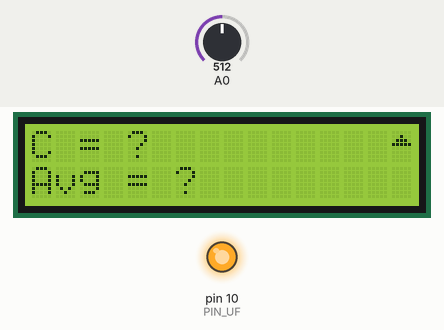
The sketch below on a simulated Arduino Nano, built with avr-gcc and run on an emulated ATmega328P. Shown: 16×2 character LCD, output pins drawn as LEDs (lit = HIGH). The inputs (shaded band) are chosen by the test bench; at power-on: A0 = 512.

Above: at 3.2 s.
3.3 s: A0 set to 634
4.8 s: A0 set to 653
At 5.8 s:
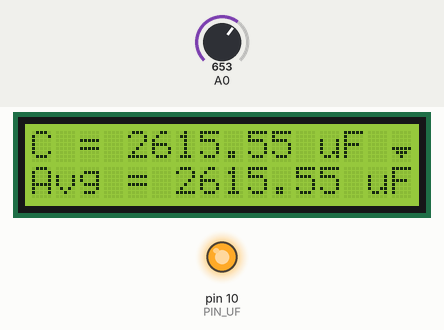
6.3 s: A0 set to 0
At 6.7 s:
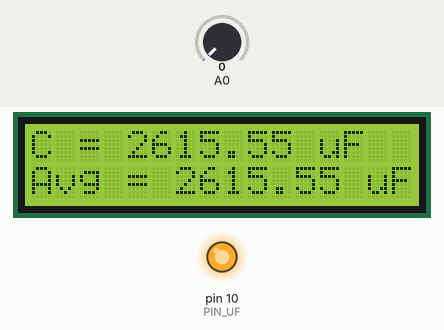
At 7.4 s:
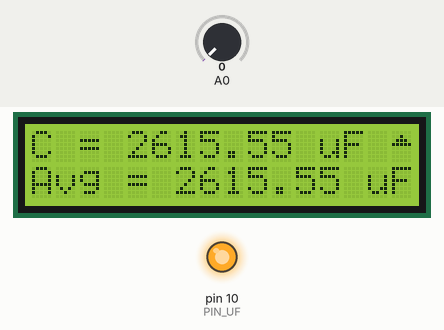
Timing chart, 0 to 9.3 s (numbered marks = the images above; inputs shaded):
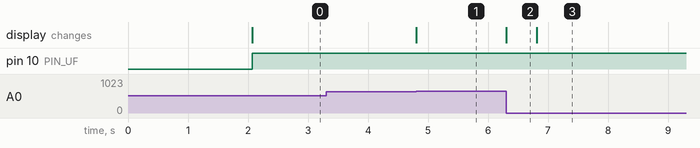

Measured:
- the behaviour switches between 645 and 646 on A0 (found by bisection; images 0 and 1)
- after the input at 3.3 s, every drawn part: stays the same
- after the input at 4.8 s, the display: changes at once (image 1)
- after the input at 6.3 s, the display: changes at once (image 2)
- what the display in image 2 shows lasts 0.5 s, from 6.3 s to 6.8 s

The sketch:

autoranging_cap_meter.ino
```cpp
// (licence header left out)
// where 1k resistor is connected
#define PIN_UF 10
// where 1M resistor is connected
#define PIN_NF 11
// where 220 ohm discharge resistor is connected
#define PIN_DIS 12

// set here correction factors (resistor value in M and k * 1000.0)
#define M_RESISTOR 1055.0 // the value of 1M resistor
#define K_RESISTOR 1042.5 // the value of 1k resistor

byte c_down[] = {
  B00000,
  B00000,
  B00000,
  B00000,
  B11111,
  B01110,
  B00100,
  B00000
};

byte c_up[] = {
  B00000,
  B00100,
  B01110,
  B11111,
  B00000,
  B00000,
  B00000,
  B00000
};

int adjustment = 0;
float measurements[10] = { 0 };
byte measCount = 0;

#include <LiquidCrystal.h>

LiquidCrystal lcd(8, 9, 4, 5, 6, 7);

void dischargeCapacitor() {
  // display discharge sign
  lcd.setCursor(15, 0);
  lcd.write(byte(0));

  // enable discharge resistor
  pinMode(PIN_DIS, OUTPUT);
  digitalWrite(PIN_DIS, LOW);

  // wait until complete discharge
  while (analogRead(A0) > 0)
    delay(100);

  // disconnect discharge resistor
  pinMode(PIN_DIS, INPUT);

  // clear sign
  lcd.setCursor(15, 0);
  lcd.write(' ');
}

long chargeCapacitor(byte resistorPin) {
  unsigned long startTime = 0;
  unsigned long stopTime = 0;

  // display charging sign
  lcd.setCursor(15, 0);
  lcd.write(byte(1));

  // set charging resistor
  pinMode(resistorPin, OUTPUT);
  digitalWrite(resistorPin, HIGH);

  // start measuring
  startTime = micros();
  while (analogRead(A0) < 646)
    ;
  stopTime = micros();

  long chargingTime = stopTime - startTime;

  // disconnect resistor
  pinMode(resistorPin, INPUT);

  // set time adjustment
  if (chargingTime < 500)
    adjustment = 0 - chargingTime;

  // clear charging sign
  lcd.setCursor(15, 0);
  lcd.write(' ');

  return (chargingTime + adjustment);
}

void performMeasurement(float &capacity, char &unit) {
  long chTime = 0;

  capacity = 0;
  unit = 'u';

  // attempt to charge with the smaller resistor
  chTime = chargeCapacitor(PIN_UF);

  // if charging was too fast
  if (chTime < 1000) {
    // perform quick discharge
    pinMode(PIN_DIS, OUTPUT);
    digitalWrite(PIN_DIS, LOW);
    // capacitor must be smaller than 1uF
    // C < 1 uF, R = 330 => Tdis < 5 * 330 * 0.000001 = 1.65 ms
    // complete discharge occurs in less than 2 ms; let's wait 10
    delay(10);
    pinMode(PIN_DIS, INPUT);

    // try with the bigger resistor
    chTime = chargeCapacitor(PIN_NF);
    unit = 'n'; // switch to nanofarads

    if (chTime < 500) { // below 500 pF measurement is unreliable
      return;
    }
  }

  if (unit == 'u')
    capacity = chTime / K_RESISTOR;
  else
    capacity = chTime / M_RESISTOR;
}

void calculateAverage() {
  byte i = 0; float capSum = 0;
  for (i; i < 10; i++)
    if (measurements[i] > 0)
      capSum += measurements[i];
    else
      break;

  lcd.setCursor(6, 1);
  if (i != 0) lcd.print(capSum / i, 2);
  else lcd.print("?          ");
}

void setup() {
  lcd.begin(16, 2);
  lcd.createChar(0, c_down);
  lcd.createChar(1, c_up);

  lcd.setCursor(0, 0);
  lcd.print("   Capacitance  ");
  lcd.setCursor(0, 1);
  lcd.print("      meter     ");

  pinMode(PIN_NF, INPUT);
  pinMode(PIN_UF, INPUT);
  pinMode(PIN_DIS, INPUT);
  pinMode(A0, INPUT);

  delay(2000);
  lcd.clear();

  lcd.setCursor(0, 0);
  lcd.print("C = ?");
  lcd.setCursor(0, 1);
  lcd.print("Avg = ?");
}

void loop() {
  float cap = 0;
  char units;

  performMeasurement(cap, units);

  lcd.setCursor(4, 0);
  if (cap) {
    // display measurement
    lcd.print(cap, 2);
    lcd.print(' ');
    lcd.print(units);
    lcd.print("F      ");

    // store it in array for averaging
    measurements[measCount] = cap;
    measCount++;
    if (measCount == 10) measCount = 0;

    // compute average and display it
    calculateAverage();
    lcd.print(' ');
    lcd.print(units);
    lcd.print("F      ");
  }
  else {
    lcd.print("?           ");

    lcd.setCursor(6, 1);
    lcd.print("?         ");

    // clear the measurements array
    for (measCount = 0; measCount < 10; measCount++)
      measurements[measCount] = 0;
    measCount = 0;
  }

  dischargeCapacitor();

  delay(500);
}
```
